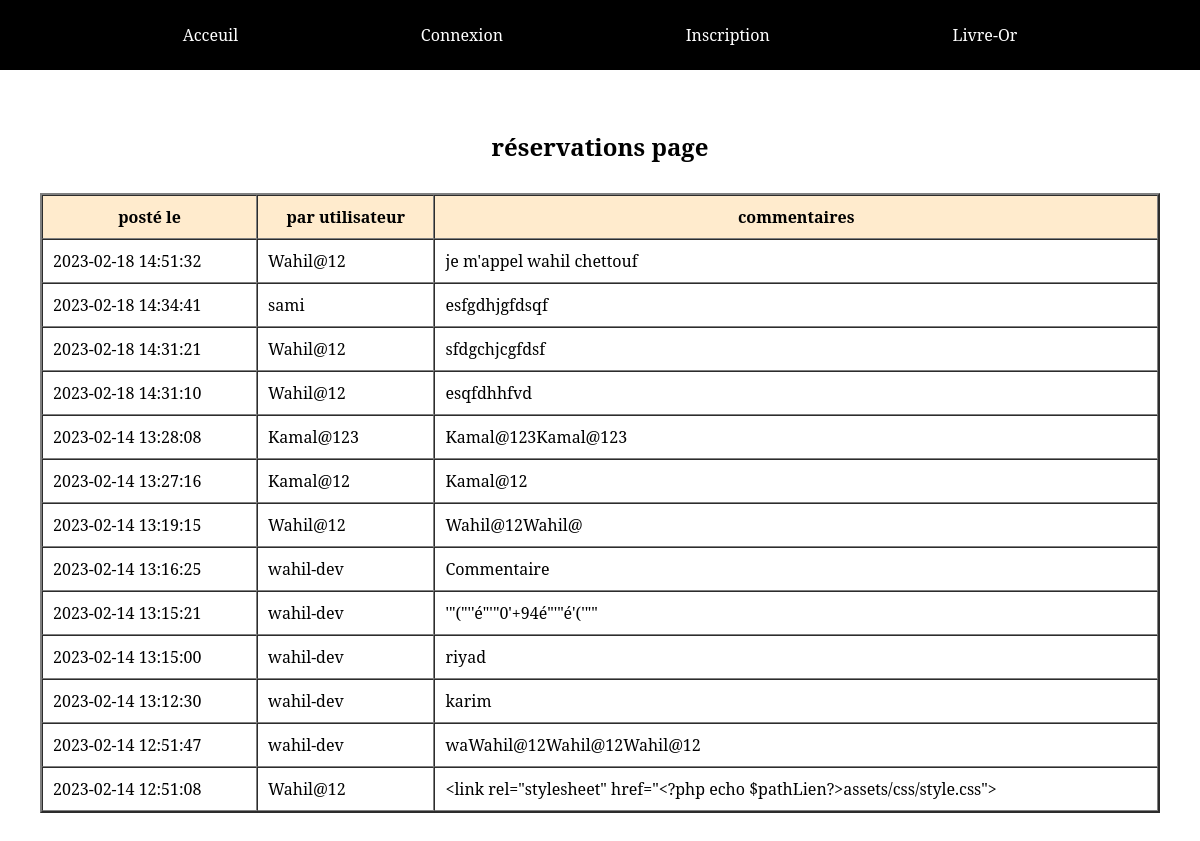
Screenshot of /livre-or.php with the database file from the repository.
### tables this page shows
CREATE TABLE `commentaires` (
  `id` int(11) NOT NULL,
  `commentaire` text NOT NULL,
  `id_utilisateur` int(11) NOT NULL,
  `date` datetime NOT NULL DEFAULT current_timestamp()
);

CREATE TABLE `utilisateurs` (
  `id` int(11) NOT NULL,
  `login` varchar(255) NOT NULL,
  `password` varchar(255) NOT NULL
);

### inc/config.php (called while the page is built, shortened)
<?php
    $pathLien = "/laplateforme/livre-or/";
?>

### inc/model.php (called while the page is built, shortened)
<?php
    class Model {
        private $password;
        private $dbConn;
        function __construct() {
            $this->serverName = "localhost";
            $this->dbName = "livreor";
            $this->userName = "root";
            try {
                $this->dbConn = new PDO("mysql:host=".$this->serverName."; dbname=".$this->dbName, $this->userName, $this->password);
                $this->dbConn->setAttribute(PDO::ATTR_ERRMODE, PDO::ERRMODE_EXCEPTION);
                return $this->dbConn;
            } catch(PDOException $e) {
                echo $e->getMessage();
            }
        }
        public function get_users_table_name() {
            $tbname = "utilisateurs";
            return $tbname;
        }
        public function get_comments_table_name() {
            $tbname = "commentaires";
            return $tbname;
        }
        public function get_all_comments() {
            $request = $this->dbConn->prepare("SELECT "
            .$this->get_comments_table_name().".commentaire, "
            .$this->get_comments_table_name().".id_utilisateur, "
            .$this->get_comments_table_name().".date, "
            .$this->get_users_table_name().".login as currentLogin".
            " FROM ".$this->get_comments_table_name()." INNER JOIN ".$this->get_users_table_name()." ON ".$this->get_comments_table_name()
            .".id_utilisateur = ".$this->get_users_table_name().".id
            ORDER BY ".$this->get_comments_table_name()
            .".date DESC");
            $request->execute();
            return $request->fetchAll(PDO::FETCH_OBJ);
        }
    }
?>

### livre-or.php (the view, shortened to what this page needs)
<?php
    require_once("inc/config.php");
    require_once($pathInclude."inc/model.php");
    $model = new Model();
?>
<!DOCTYPE html>
<html lang="fr-FR">
        <?php require_once($pathInclude."inc/header.php") ?>
        <main class="content-page">
            <section class="content flex-c">
                <h1>réservations page</h1>
                <table border="2" class="table">
                    <thead>
                        <tr>
                            <th>posté le</th>
                            <th>par utilisateur</th>
                            <th>commentaires</th>
                        </tr>
                    </thead>
                    <tbody>
                        <?php foreach($model->get_all_comments() as $comment) :?>
                            <tr>
                                <td><?= $comment->date?></td>
                                <td><?= $comment->currentLogin?></td>
                                <td><?= $comment->commentaire?></td>
                            </tr>
                        <?php endforeach ?>
                    </tbody>
                </table>
            </section>
        </main>
    </div>
</body>
</html>

### inc/header.php (shortened to what this page needs)
<?php
    require_once("config.php");
?>
<head>
    <link rel="stylesheet" href="<?php echo $pathLien?>assets/css/style.css">
    <link rel="stylesheet" href="<?php echo $pathLien?>assets/css/MQuiry.css">
</head>
<body>
    <header id="header">
        <nav class="navigation">
            <?php if(isset($_SESSION["login"])) :?>
                <ul class="menu flex-r">
                    <li class="box-lien"><a href="<?php echo $pathLien?>index.php">acceuil</a></li>
                    <li class="box-lien"><a href="<?php echo $pathLien?>livre-or.php">livre-or</a></li>
                    <li class="box-lien"><a href="<?php echo $pathLien?>commentaire.php">commentaire</a></li>
                    <li class="box-lien"><a href="<?php echo $pathLien?>profile.php">profile</a></li>
                    <li class="box-lien"><a href="<?php echo $pathLien?>inc/logout.php">logout</a></li>
                </ul>
            <?php else :?>
                <ul class="menu flex-r">
                    <li class="box-lien"><a href="<?php echo $pathLien?>index.php">acceuil</a></li>
                    <li class="box-lien"><a href="<?php echo $pathLien?>connexion.php">connexion</a></li>
                    <li class="box-lien"><a href="<?php echo $pathLien?>inscription.php">inscription</a></li>
                    <li class="box-lien"><a href="<?php echo $pathLien?>livre-or.php">livre-or</a></li>
                </ul>
            <?php endif?>
        </nav>
    </header>
    <div class="container">

### assets/css/style.css (style rules this page uses)
* { padding: 0; margin: 0; scroll-behavior: smooth; font-family: "serif"; box-sizing: border-box; }
li { list-style: none }
a { text-decoration: none }
.flex-r { display: flex; justify-content: space-evenly; align-items: center; flex-wrap: wrap; }
.flex-c { display: flex; flex-direction: column; align-items: center; justify-content: space-evenly; }
.container { width: 1140px; margin: auto; padding: 10px; }
#header { background-color: rgb(0, 0, 0); height: 70px; }
#header .navigation { height: 100%; }
#header .navigation .menu { height: 100%; }
#header .navigation .menu .box-lien a { color: white; text-transform: capitalize; }
.container .content-page { padding: 50px 0; width: 100%; height: ; margin: auto; }
.container .content-page .content { gap: 30px; border-spacing: 0; }
.container .content-page .content .table { border-spacing: 0; width: 100%; }
.container .content-page .content .table :is(th, td) { padding: 10px; overflow-wrap: break-word; word-break: break-all; }
.container .content-page .content .table th { background-color: blanchedalmond; }

### rows the page displays
commentaires: date "2023-02-18 14:51:32", id_utilisateur.login "Wahil@12", commentaire "je m'appel wahil chettouf"
commentaires: date "2023-02-18 14:34:41", id_utilisateur.login "sami", commentaire "esfgdhjgfdsqf"
commentaires: date "2023-02-18 14:31:21", id_utilisateur.login "Wahil@12", commentaire "sfdgchjcgfdsf"
commentaires: date "2023-02-18 14:31:10", id_utilisateur.login "Wahil@12", commentaire "esqfdhhfvd"
commentaires: date "2023-02-14 13:28:08", id_utilisateur.login "Kamal@123", commentaire "Kamal@123Kamal@123"
commentaires: date "2023-02-14 13:27:16", id_utilisateur.login "Kamal@12", commentaire "Kamal@12"
commentaires: date "2023-02-14 13:19:15", id_utilisateur.login "Wahil@12", commentaire "Wahil@12Wahil@"
commentaires: date "2023-02-14 13:16:25", id_utilisateur.login "wahil-dev", commentaire "Commentaire"
commentaires: date "2023-02-14 13:15:21", id_utilisateur.login "wahil-dev", commentaire "'\"(\"''é\"'\"0'+94é\"'\"é'('\"\""
commentaires: date "2023-02-14 13:15:00", id_utilisateur.login "wahil-dev", commentaire "riyad"
commentaires: date "2023-02-14 13:12:30", id_utilisateur.login "wahil-dev", commentaire "karim"
commentaires: date "2023-02-14 12:51:47", id_utilisateur.login "wahil-dev", commentaire "waWahil@12Wahil@12Wahil@12"
commentaires: date "2023-02-14 12:51:08", id_utilisateur.login "Wahil@12", commentaire "<link rel=\"stylesheet\" href=\"<?php echo $pathLien?>assets/css/style.css\">"
